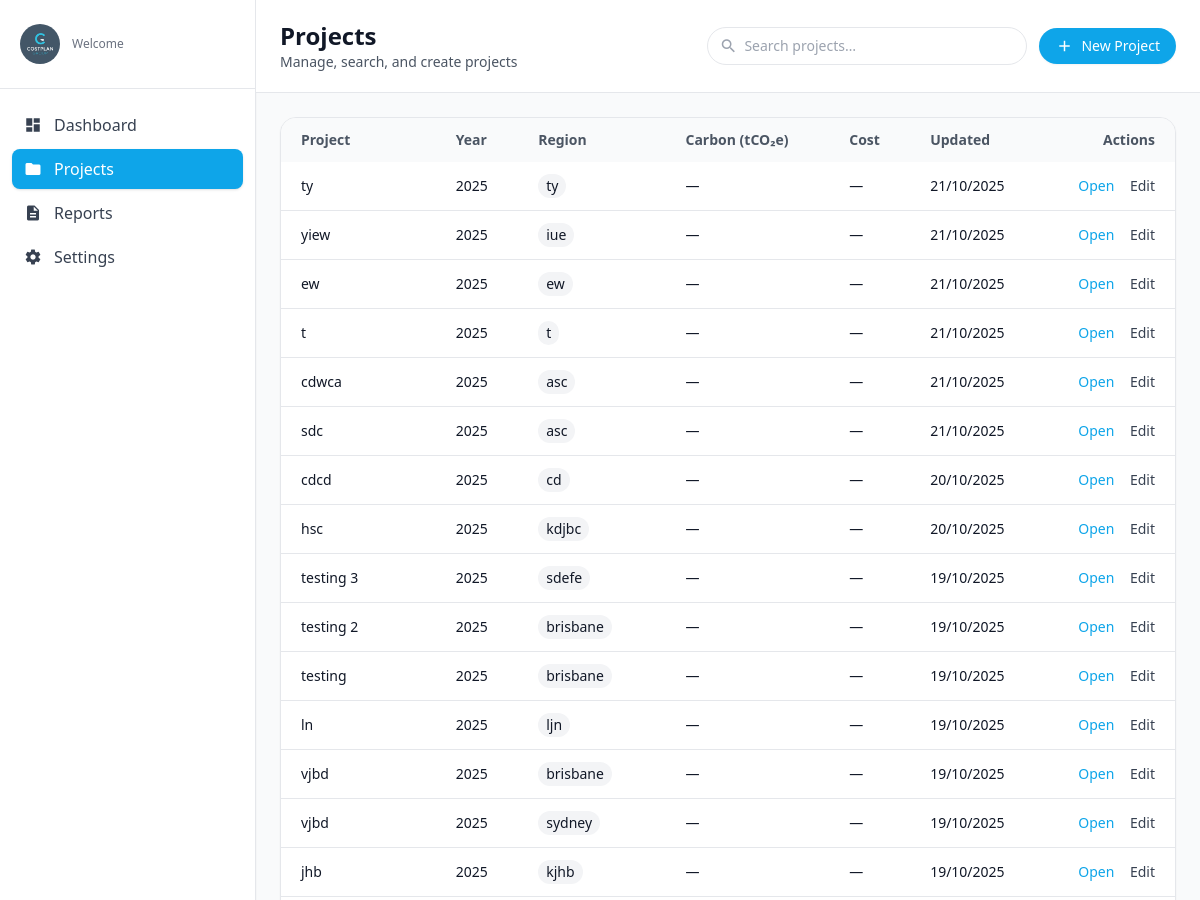
Before: /projects/ (signed in, upper part) with the older database file.
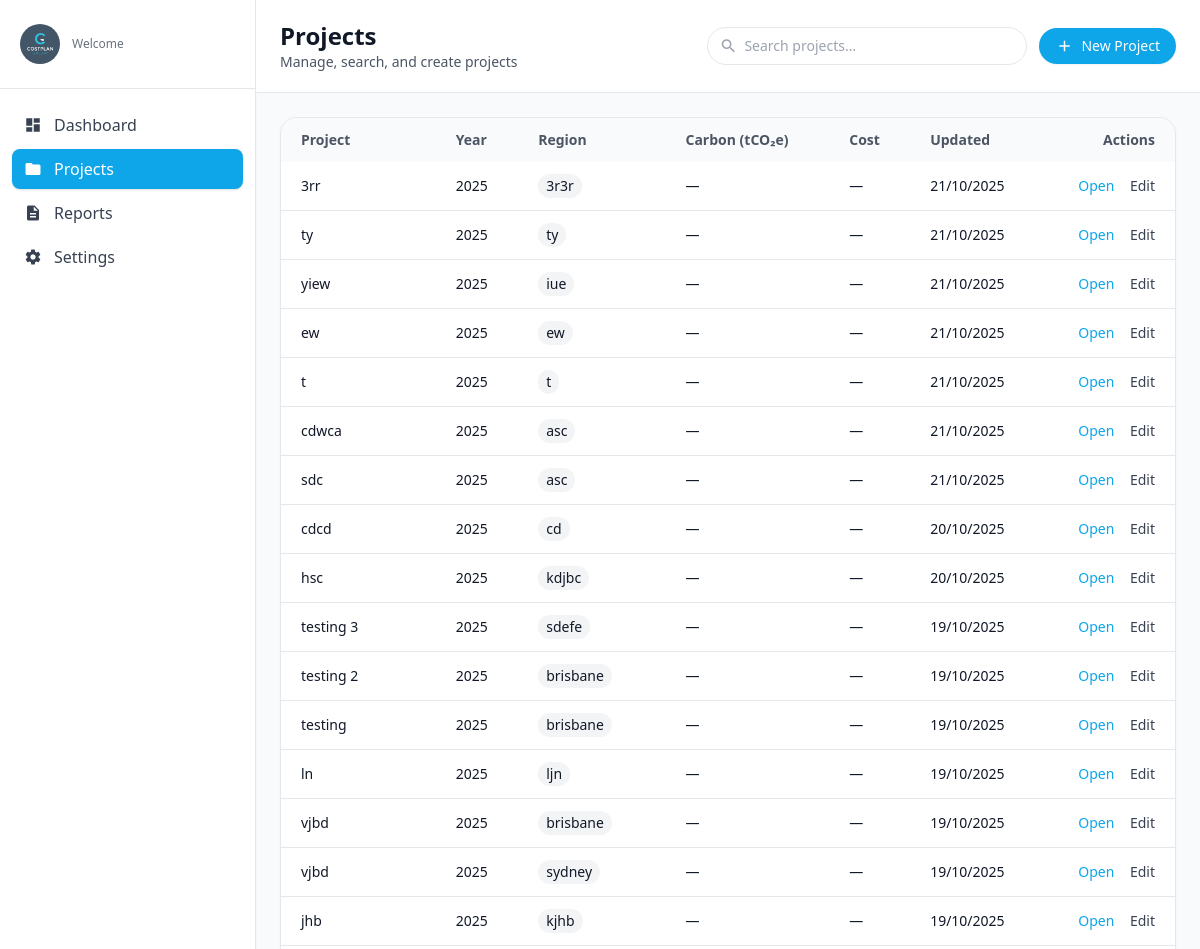
After: the same page with the newer database file.
### app1/models.py (models this page shows, shortened)
class Metrics(models.Model):
    id = models.AutoField(primary_key=True)
    user = models.ForeignKey(User, on_delete=models.SET_NULL, null=True, blank=True, related_name="metrics")
    project_code = models.CharField(max_length=120, null=True, blank=True)  # free-form link to a project if needed
    building_type = models.CharField(max_length=120, null=True, blank=True)
    roof_area_m2 = models.DecimalField(max_digits=12, decimal_places=2, null=True, blank=True)
    roof_percent_gifa = models.DecimalField(max_digits=6, decimal_places=2, null=True, blank=True)
    basement_present = models.BooleanField(default=False)
    basement_size_m2 = models.DecimalField(max_digits=12, decimal_places=2, null=True, blank=True)
    basement_percent_gifa = models.DecimalField(max_digits=6, decimal_places=2, null=True, blank=True)
    num_apartments = models.PositiveIntegerField(null=True, blank=True)
    num_keys = models.PositiveIntegerField(null=True, blank=True)
    num_wcs = models.PositiveIntegerField(null=True, blank=True)
    gifa_m2 = models.DecimalField("GIFA (m²)", max_digits=14, decimal_places=2, null=True, blank=True)
    external_wall_area_m2 = models.DecimalField(max_digits=14, decimal_places=2, null=True, blank=True)
    external_openings_m2 = models.DecimalField(max_digits=14, decimal_places=2, null=True, blank=True)
    building_footprint_m2 = models.DecimalField(max_digits=14, decimal_places=2, null=True, blank=True)
    total_budget_aud = models.DecimalField(max_digits=16, decimal_places=2, null=True, blank=True)
    selected_intervention_ids = models.JSONField(default=list, blank=True)
    project_name = models.CharField(max_length=255, null=True, blank=True)
    location     = models.CharField(max_length=255, null=True, blank=True)
    created_at = models.DateTimeField(auto_now_add=True)
    updated_at = models.DateTimeField(auto_now=True)
    class Meta:
        db_table = "Metrics"
        indexes = [
            models.Index(fields=["building_type"]),
            models.Index(fields=["project_code"]),
            models.Index(fields=["created_at"]),
        ]

### app1/views.py (the view)
# urls.py: path('projects/', views.projects_view, name='projects'),
@login_required(login_url='login')
def projects_view(request: HttpRequest):
    q = (request.GET.get("q") or "").strip()
    qs = Metrics.objects.all().order_by("-updated_at", "-created_at")
    if q:
        qs = qs.filter(
            Q(project_name__icontains=q)
            | Q(building_type__icontains=q)
            | Q(location__icontains=q)
        )
    return render(request, "projects.html", {"projects": qs, "query": q})

### app1/context_processors.py (called while the page is built)
def theme_context(request):
    return {
        'current_theme': request.session.get('theme', 'light')
    }

### app1/templates/projects.html (shortened to what the changed rows need)
{% load static %}
{% load humanize %}
<!DOCTYPE html>
<html lang="en">
<head>
  <script src="https://cdn.tailwindcss.com"></script>
</head>
<body class="min-h-screen bg-gray-50 text-gray-900">
  <div class="flex min-h-screen">
    <main class="flex-1">
      <header class="bg-white border-b">
        <div class="max-w-7xl mx-auto px-6 py-5">
          <div class="flex flex-col gap-4 md:flex-row md:items-center md:justify-between">
            <div>
              <h1 class="text-2xl font-semibold">Projects</h1>
            </div>
          </div>
        </div>
      </header>
      <div class="max-w-7xl mx-auto px-6 py-6">
        <section class="bg-white border rounded-2xl shadow-sm overflow-x-auto">
          <table class="min-w-full text-sm">
            <thead class="bg-gray-50 text-gray-600">
              <tr>
                <th class="text-left px-5 py-3">Project</th>
                <th class="text-left px-5 py-3">Year</th>
                <th class="text-left px-5 py-3">Region</th>
                <th class="text-left px-5 py-3">Carbon (tCO₂e)</th>
                <th class="text-left px-5 py-3">Cost</th>
                <th class="text-left px-5 py-3">Updated</th>
                <th class="text-right px-5 py-3">Actions</th>
              </tr>
            </thead>
            <tbody id="projectRows" class="divide-y">
              {% for p in projects %}
              <tr class="hover:bg-gray-50" data-name="{{ p.project_name|default_if_none:'' }}">
                <td class="px-5 py-3 font-medium">
                  <a href="{% url 'project_detail' p.id %}" class="hover:underline">
                    {% if p.project_name %}{{ p.project_name }}{% else %}Project #{{ p.id }}{% endif %}
                  </a>
                </td>
                <td class="px-5 py-3">
                  {% if p.updated_at %}{{ p.updated_at|date:"Y" }}
                  {% elif p.created_at %}{{ p.created_at|date:"Y" }}
                  {% else %}—{% endif %}
                </td>
                <td class="px-5 py-3">
                  <span class="inline-flex items-center rounded-full bg-gray-100 px-2 py-0.5">
                    {{ p.location|default:"—" }}
                  </span>
                </td>
                <td class="px-5 py-3">—</td>
                <td class="px-5 py-3">
                  {% if p.estimated_auto_budget_aud %}
                    ${{ p.estimated_auto_budget_aud|floatformat:0|intcomma }}
                  {% else %}—{% endif %}
                </td>
                <td class="px-5 py-3">
                  {% if p.updated_at %}{{ p.updated_at|date:"d/m/Y" }}
                  {% elif p.created_at %}{{ p.created_at|date:"d/m/Y" }}
                  {% else %}—{% endif %}
                </td>
                <td class="px-5 py-3 space-x-3 text-right">
                  <a href="{% url 'project_detail' p.id %}" class="text-brand hover:text-brand-700">Open</a>
                  <a href="{% url 'project_detail' p.id %}?edit=1" class="text-gray-700 hover:text-gray-900">Edit</a>
                </td>
              </tr>
              {% empty %}
              <tr>
                <td colspan="7" class="px-5 py-6 text-gray-500">No projects found.</td>
              </tr>
              {% endfor %}
            </tbody>
          </table>
        </section>
      </div>
    </main>
  </div>
</body>
</html>

Changed rows visible on the page:
added Metrics: project_name "3rr", updated_at "2025", location "3r3r", updated_at "21/10/2025"
